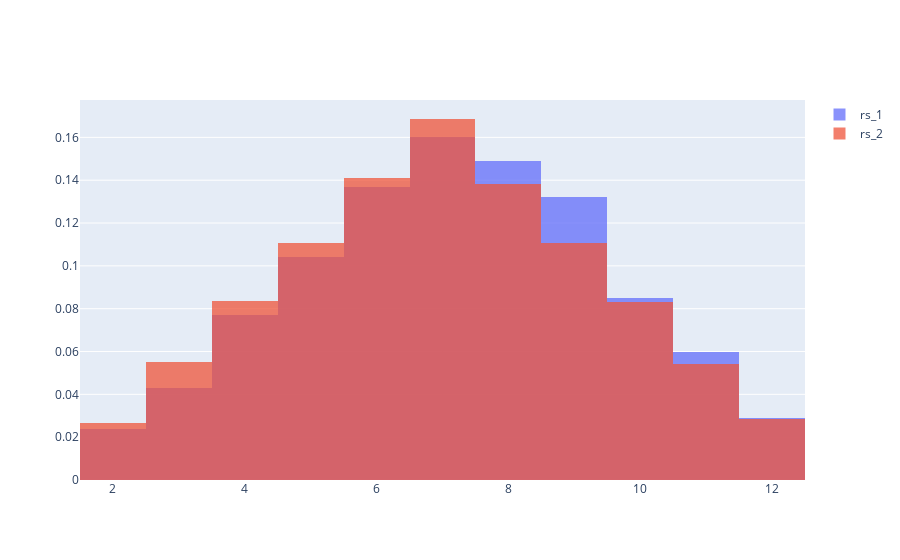

This figure's notebook cell:
### Code cell
def roll_simulation(sim, d1, d2):
    
    if sim > 0:
        
        result = []
        
        for i in range(sim):
            
            r1 = np.random.choice(d1)
            r2 = np.random.choice(d2)
        
            r = r1 + r2
            
            result.append( r )
            
    else:
        
        print('the input has to be greater than zero')
        
    return result
        
rs_1 = roll_simulation(1000, d1, d2)
rs_2 = roll_simulation(100000, d1, d2)

fig = go.Figure()

fig.add_trace(go.Histogram(x=rs_1, name='rs_1', histnorm='probability density'))
fig.add_trace(go.Histogram(x=rs_2, name='rs_2', histnorm='probability density'))

# Overlay both histograms
fig.update_layout(barmode='overlay')
# Reduce opacity to see both histograms
fig.update_traces(opacity=0.75)
fig.show()

### Figure 1 — Plotly figure (JSON) as saved in the notebook; plotly's stock layout.template omitted (floating-point values rounded to 4 significant figures; data arrays with more than 128 entries replaced by an {"elided": "..."} marker saying what was removed)
{"data": [{"histnorm": "probability density", "name": "rs_1", "opacity": 0.75, "type": "histogram", "visible": true, "x": {"elided": "1000 int values"}}, {"histnorm": "probability density", "name": "rs_2", "opacity": 0.75, "type": "histogram", "visible": true, "x": {"elided": "100000 int values"}}], "layout": {"autosize": true, "barmode": "overlay", "xaxis": {"autorange": true, "range": [1.5, 12.5], "type": "linear"}, "yaxis": {"autorange": true, "range": [0, 0.1775]}}}
